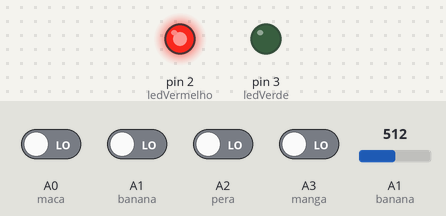
The sketch below on a simulated Arduino Uno, built with avr-gcc and run on an emulated ATmega328P. On the bench: output pins drawn as LEDs (lit = HIGH). The test bench sets the inputs (shaded band); at power-on: A0 (maca), A1 (banana), A2 (pera), A3 (manga) LOW, A1 (banana) = 512.

Above: at 1.2 s.
1.3 s: A0 (maca) driven HIGH
At 2.5 s:
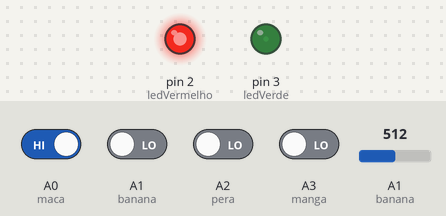
2.8 s: A3 (manga) driven HIGH
At 4.0 s:
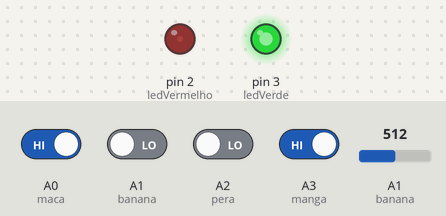
4.3 s: A3 (manga) driven LOW
At 4.8 s:
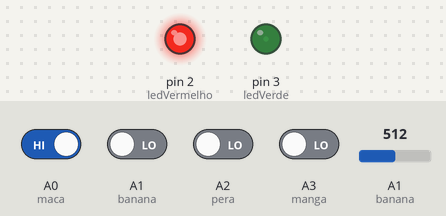
5.8 s: A1 (banana) driven HIGH
At 6.4 s:
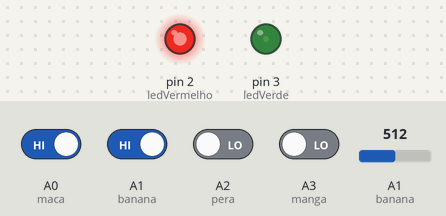
7.3 s: A3 (manga) driven HIGH
At 8.2 s:
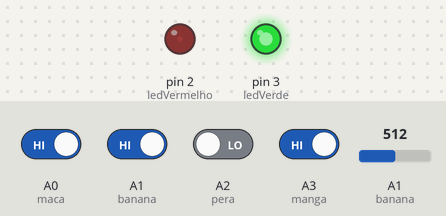
8.8 s: A2 (pera) driven HIGH
At 9.8 s:
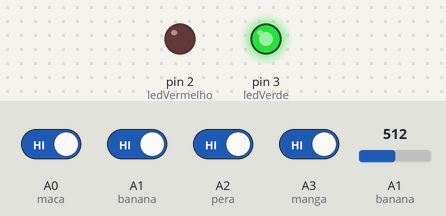
Timing chart, 0 to 11.3 s (numbered marks = the images above; inputs shaded):
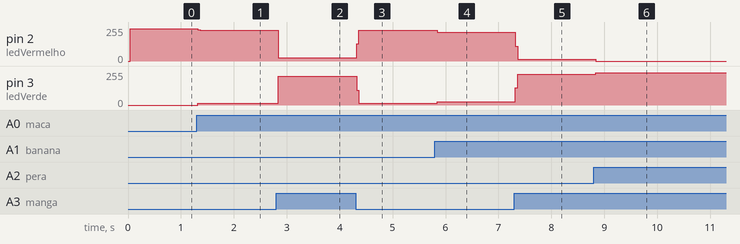

The sketch:

teste3.ino
```cpp
 int ledVermelho=2;
 int ledVerde=3;

 int maca=A0;
 int banana=A1;
 int pera=A2;
 int manga=A3;

 int valormaca=0;
 int valorbanana=0;
 int valorpera=0;
 int valormanga=0;


void setup() {
  // put your setup code here, to run once:
pinMode(ledVermelho, OUTPUT); //errado
pinMode(ledVerde, OUTPUT); // correto

pinMode(maca, INPUT);
pinMode (banana,INPUT);
pinMode (pera,INPUT);
pinMode (manga,INPUT);


Serial.begin(9600);
}

void loop() {

valormaca= digitalRead(maca);
valorbanana= digitalRead(banana);
valorpera= digitalRead(pera);
valormanga= digitalRead(manga);


(valormaca==0)&& (valorbanana==0)&&(valorpera==0)&&(valormanga==0); // se a pessoa nao encostar em nenhuma fruta, nenhum led acende
digitalWrite(ledVerde, LOW);
digitalWrite(ledVermelho, LOW);


       //alguma pergunta qualquer
                  if (valormaca==1) {
                      digitalWrite(ledVerde, HIGH); // CORRETO, incrementar no correto
                      digitalWrite(ledVermelho, LOW);
                  }else{
                       digitalWrite(ledVerde,LOW);
                       digitalWrite(ledVermelho,HIGH); // ERRADO, incrementar no errado

                  }
       //alguma pergunta qualquer

                  if (valorbanana==1) {
                      digitalWrite(ledVerde, HIGH); // CORRETO
                      digitalWrite(ledVermelho, LOW);
                  }else{
                       digitalWrite(ledVerde,LOW);
                       digitalWrite(ledVermelho,HIGH); // ERRADO

                    }
        //alguma pergunta qualquer

                   if (valorpera==1) {
                      digitalWrite(ledVerde, HIGH); // CORRETO
                      digitalWrite(ledVermelho, LOW);
                  }else{
                       digitalWrite(ledVerde,LOW);
                       digitalWrite(ledVermelho,HIGH); // ERRADO

                  }

         //alguma pergunta qualquer

                  if (valormanga==1) {
                      digitalWrite(ledVerde, HIGH); // CORRETO
                      digitalWrite(ledVermelho, LOW);
                  }else{
                       digitalWrite(ledVerde,LOW);
                       digitalWrite(ledVermelho,HIGH); // ERRADO

                  }


         valorbanana= analogRead(banana);
  }


/* estadobotao2= digitalRead(botao2);
       if (estadobotao1==1){
            digitalWrite(ledVerde,1);
      }else{
            digitalWrite(ledVerde,0);
      }
 */
```

Measured:
- after the input at 1.3 s, pin 2 (ledVermelho): 242/255 → 229/255 at once; pin 3 (ledVerde): 0/255 → 13/255 at once
- after the input at 2.8 s, pin 2 (ledVermelho): 229/255 → 26/255 at once; pin 3 (ledVerde): 13/255 → 217/255 at once
- after the input at 4.3 s, pin 2 (ledVermelho): 26/255 → 229/255 at once; pin 3 (ledVerde): 217/255 → 13/255 at once
- after the input at 5.8 s, pin 2 (ledVermelho): 229/255 → 217/255 at once; pin 3 (ledVerde): 13/255 → 25/255 at once
- after the input at 7.3 s, pin 2 (ledVermelho): 217/255 → 13/255 at once; pin 3 (ledVerde): 25/255 → 229/255 at once
- after the input at 8.8 s, pin 2 (ledVermelho): 13/255 → 0/255 at once; pin 3 (ledVerde): 229/255 → 242/255 at once
